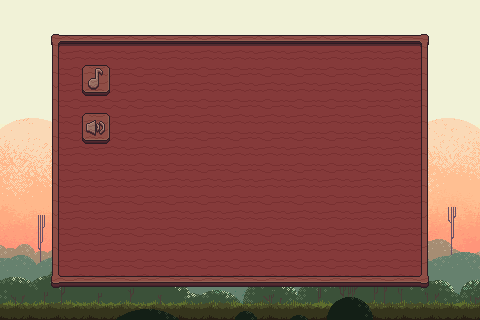

Below is a game level as drawn by its tile map, then a one-line description and the .tmx that defines it (tile-layer data replaced by summaries):
An orthogonal 30x20 tile map with 16x16 px tiles, 7 tile layers (Capa de patrones 1, Capa de patrones 2, Capa de patrones 3, Capa de patrones 4, ...), 7 tilesets.

<map version="1.10" tiledversion="1.12.2" orientation="orthogonal" renderorder="right-down" width="30" height="20" tilewidth="16" tileheight="16" infinite="0" nextlayerid="8" nextobjectid="1">
 <tileset firstgid="1" source="../menu/Hills Layer 01.tsx" />
 <tileset firstgid="513" source="../menu/Hills Layer 02.tsx" />
 <tileset firstgid="1025" source="../menu/Hills Layer 03.tsx" />
 <tileset firstgid="1537" source="../menu/Hills Layer 04.tsx" />
 <tileset firstgid="2049" source="../menu/Hills Layer 05.tsx" />
 <tileset firstgid="2561" source="../menu/Hills Layer 06.tsx" />
 <tileset firstgid="3073" source="../menu/Wooden Pixel Art GUI 32x32.tsx" />
 <layer id="1" name="Capa de patrones 1" width="30" height="20">
  <data>[600 cells, 600 non-empty, 480 distinct tile ids]</data>
 </layer>
 <layer id="2" name="Capa de patrones 2" width="30" height="20">
  <data>[600 cells, 210 non-empty, 210 distinct tile ids]</data>
 </layer>
 <layer id="3" name="Capa de patrones 3" width="30" height="20">
  <data>[600 cells, 240 non-empty, 240 distinct tile ids]</data>
 </layer>
 <layer id="4" name="Capa de patrones 4" width="30" height="20">
  <data>[600 cells, 390 non-empty, 390 distinct tile ids]</data>
 </layer>
 <layer id="5" name="Capa de patrones 5" width="30" height="20">
  <data>[600 cells, 120 non-empty, 120 distinct tile ids]</data>
 </layer>
 <layer id="6" name="Capa de patrones 6" width="30" height="20">
  <data>[600 cells, 437 non-empty, 89 distinct tile ids]</data>
 </layer>
 <layer id="7" name="Capa de patrones 7" width="30" height="20">
  <data>[600 cells, 8 non-empty, 8 distinct tile ids]</data>
 </layer>
</map>
